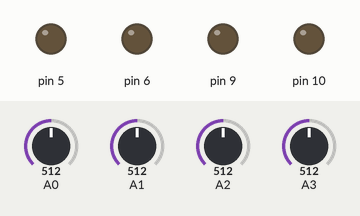
This sketch was run on a simulated Arduino Uno, built with avr-gcc and run on an emulated ATmega328P. Shown: output pins drawn as LEDs (lit = HIGH). Inputs (shaded band) come from the test bench; at power-on: A0 = 512, A1 = 512, A2 = 512, A3 = 512.

Above: at 1.2 s.
1.3 s: A0 set to 527
At 1.6 s:
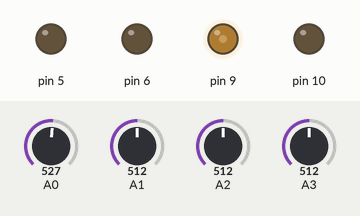
2.8 s: A1 set to 535
At 3.9 s:
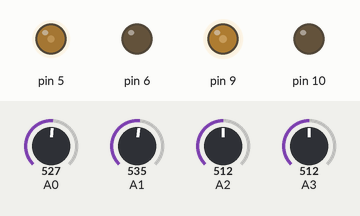
4.3 s: A2 set to 523
At 5.2 s:
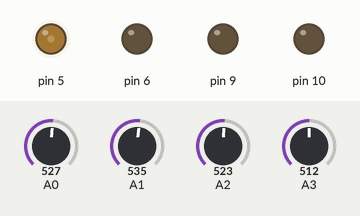
5.8 s: A3 set to 716
At 6.1 s:
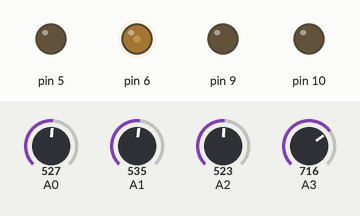
7.3 s: A0 set to 716
At 8.5 s:
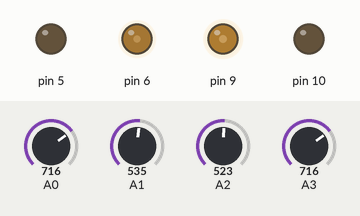
8.8 s: A2 set to 992
At 9.6 s:
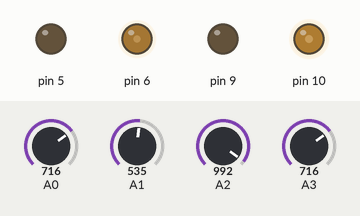
Timing chart, 0 to 11.3 s (numbered marks = the images above; inputs shaded):
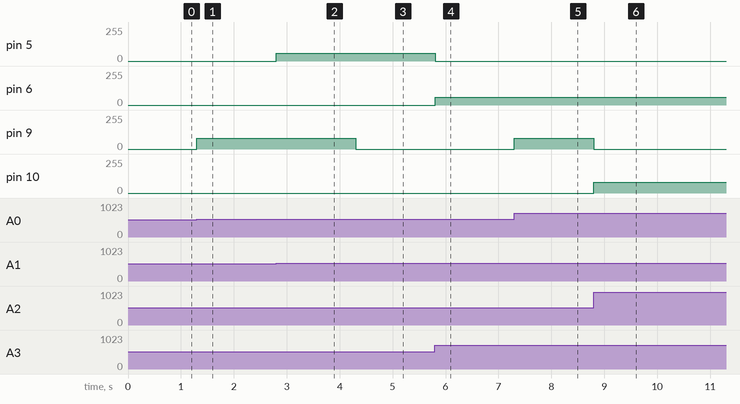

Measured:
- the behaviour switches between 516 and 517 on A0 (found by bisection; images 0 and 1)
- the behaviour switches between 516 and 517 on A1 (found by bisection; images 1 and 2)
- the behaviour switches between 522 and 523 on A2 (found by bisection; images 2 and 3)
- after the input at 1.3 s, pin 9: 0/255 → 80/255 at once
- after the input at 2.8 s, pin 5: 0/255 → 60/255 at once
- after the input at 4.3 s, pin 9: 80/255 → 0/255 at once
- after the input at 5.8 s, pin 5: 60/255 → 0/255 at once; pin 6: 0/255 → 60/255 at once
- after the input at 7.3 s, pin 9: 0/255 → 80/255 at once
- after the input at 8.8 s, pin 9: 80/255 → 0/255 at once; pin 10: 0/255 → 80/255 at once

The sketch:

solar_tracker.ino
```cpp
void setup() {
  //A3  green-azimuth_right
  //A2  blue-altitude_west
  //A1  yellow-azimuth_left
  //A0  red-altitude_east
  pinMode(5,OUTPUT);  //A0  red-altitude_east
  pinMode(6,OUTPUT);  //A2  blue-altitude_west
  pinMode(9,OUTPUT);  //A1  yellow-azimuth_left
  pinMode(10,OUTPUT); //A3  green-azimuth_right

  Serial.begin(9600);

}

void loop() {
  int alE;
  int alW;
  int azR;
  int azL;

 int tot_alE = 0;
 int tot_alW = 0;
 int tot_azR = 0;
 int tot_azL = 0;

for(int i=1; i<10; i++){
  alE = analogRead(A0);
  alW = analogRead(A2);
  azR = analogRead(A3);
  azL = analogRead(A1);


 tot_alE = tot_alE + alE;
 tot_alW = tot_alW + alW;
 tot_azR = tot_azR + azR;
 tot_azL = tot_azL + azL;


}

  alE = tot_alE/10;
  alW = tot_alW/10;
  azR = tot_azR/10;
  azL = tot_azL/10;

/*Serial.print("alE "); Serial.print(alE);
Serial.print("  alW "); Serial.print(alW);
Serial.print("  azR "); Serial.print(azR);
Serial.print("  azL "); Serial.println(azL);*/

if(alE+2<alW-2){
  analogWrite(10,80);
  digitalWrite(9,LOW);
}
else if(alW+2<alE-2){
  analogWrite(9,80);
  digitalWrite(10,LOW);
}
else{
  digitalWrite(9,LOW);
  digitalWrite(10,LOW);
}

//**************************************************//

if(azR+2<azL-2){
  analogWrite(5,60);
  digitalWrite(6,LOW);
}
else if(azL+2<azR-2){
  analogWrite(6,60);
  digitalWrite(5,LOW);
}
else{
  digitalWrite(6,LOW);
  digitalWrite(5,LOW);
}


}
```
